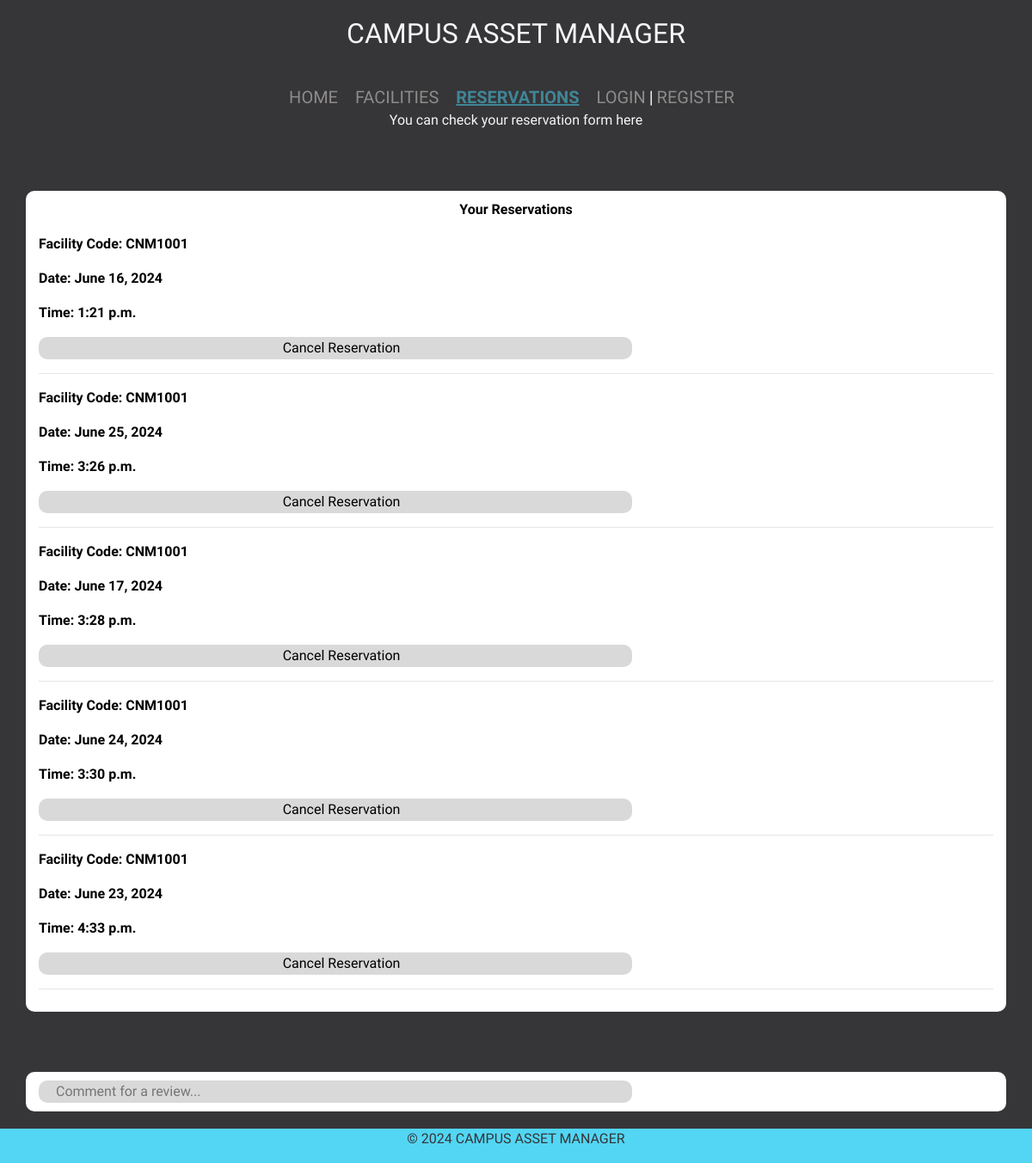
/reservations/, run on an earlier commit of the app's database.
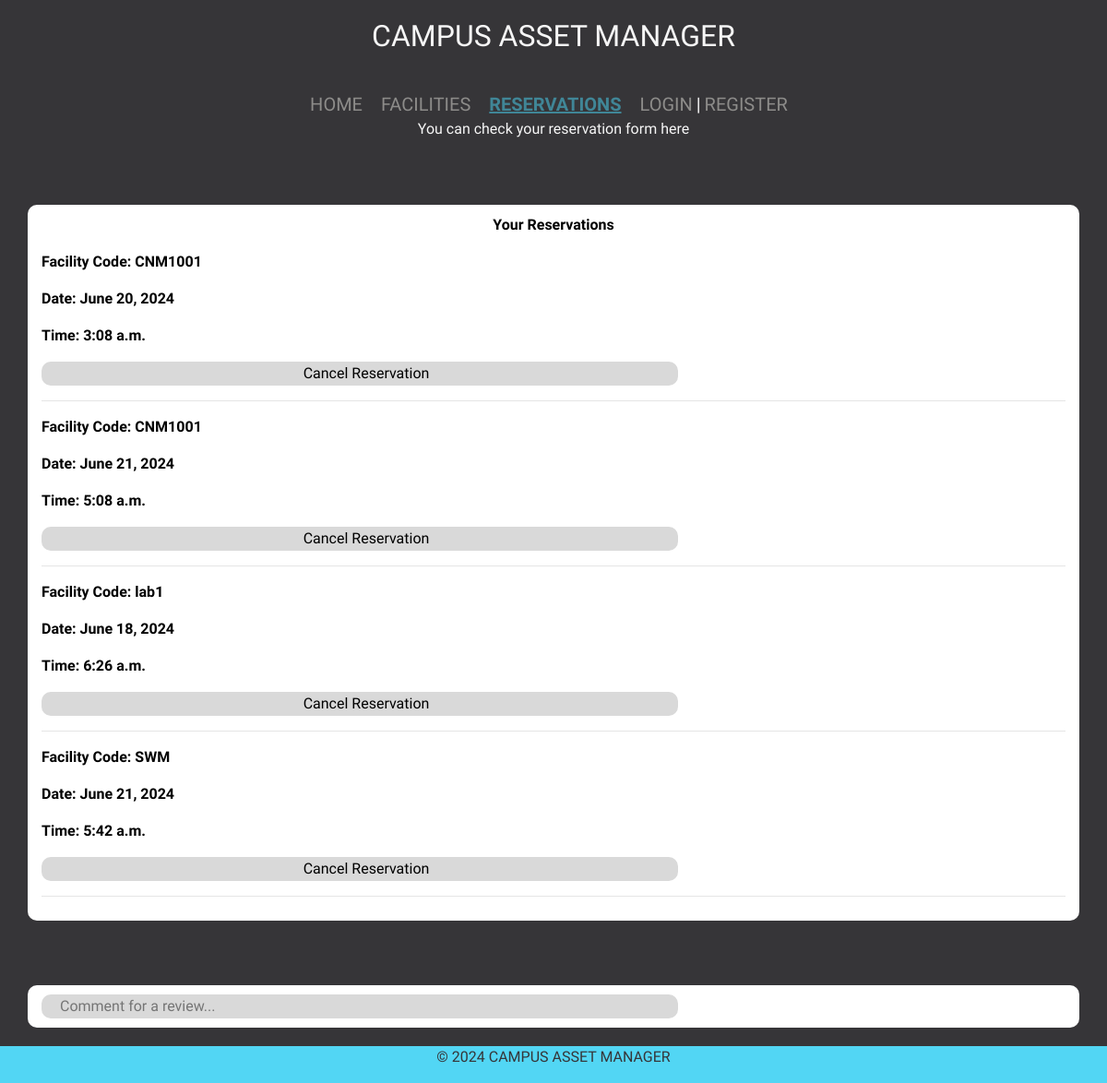
And on a later commit of the database.
### main/models.py (models this page shows, shortened)
class Reservation(models.Model):
    class_code = models.CharField(max_length=10, default='')
    date = models.DateField()
    time = models.TimeField()
    guests = models.IntegerField()
    special_requests = models.TextField(blank=True)
    is_cancelled = models.BooleanField(default=False)

### main/views.py (the view)
# urls.py: path('reservations/', views.reservations, name='reservations'),
def reservations(request):
    if request.method == 'POST':
        form = ReservationForm(request.POST)
        if form.is_valid():
            form.save()
            return redirect('reservations')
    else:
        form = ReservationForm()
    reservations = Reservation.objects.all()
    return render(request, 'main/reservations.html', {'form': form, 'reservations': reservations})

### main/forms.py
class ReservationForm(forms.ModelForm):
    class Meta:
        model = Reservation
        fields = ['class_code', 'date', 'time', 'guests', 'special_requests']

### main/templates/main/reservations.html (shortened to what this page needs)
{% extends 'main/base.html' %}
{% load static %}
{% block content %}
<head>
    <link rel="stylesheet" href="{% static 'css/reservations.css' %}">
</head>
<body>
    <p class="fun">You can check your reservation form here</p>
    <div class="container">
        <div>
            <p style="text-align: center;">Your Reservations</p>
            {% for reservation in reservations %}
            <p><strong>Facility Code:</strong> {{ reservation.class_code }}</p>
            <p><strong>Date:</strong> {{ reservation.date }}</p>
            <p><strong>Time:</strong> {{ reservation.time }}</p>
            {% if not reservation.is_cancelled %}
            <form action="{% url 'cancel_reservation' reservation.pk %}" method="post">
                <input type="submit" value="Cancel Reservation">
            </form>
            {% else %}
            <p><strong>Status:</strong> Cancelled</p>
            {% endif %}
            <hr>
            {% endfor %}
        </div>
    </div>
    <div class="container">
        <input type="text" placeholder="Comment for a review...">
    </div>
{% endblock %}

### main/templates/main/base.html (shortened to what this page needs)
{% load static %}
<!DOCTYPE html>
<html lang="en">
<head>
    <link rel="stylesheet" href="https://stackpath.bootstrapcdn.com/bootstrap/4.5.2/css/bootstrap.min.css">
    <link rel="stylesheet" type="text/css" href="{% static 'css/styles.css' %}">
</head>
<body>
    <header>
        <h1>CAMPUS ASSET MANAGER</h1>
    </header>
    <nav>
        <ul>
            <li><a href="{% url 'home' %}" class="{% if request.path == '/home/' %}active{% endif %}">Home</a></li>
            <li><a href="{% url 'facilities' %}" class="{% if request.path == '/facilities/' %}active{% endif %}">Facilities</a></li>
            <li><a href="{% url 'reservations' %}" class="{% if request.path == '/reservations/' %}active{% endif %}">Reservations</a></li>
            <li>
                {% if user.is_authenticated %}
                    <a href="{% url 'profile' %}" class="{% if request.path == '/profile/' %}active{% endif %}">{{ user.name }}</a> <a>|</a>
                    <form action="{% url 'logout' %}" method="post" style="display:inline;">
                        {% csrf_token %}
                        <button type="submit">Logout</button>
                    </form>
                {% else %}
                    <a href="{% url 'login' %}" class="{% if request.path == '/login/' %}active{% endif %}">Login</a> <a>|</a>
                    <a href="{% url 'register' %}" class="{% if request.path == '/register_student/' %}active{% endif %}">Register</a>
                {% endif %}
            </li>
        </ul>
    </nav>
    {% block content %}
        {% endblock %}
    <footer>
        <p>&copy; 2024 CAMPUS ASSET MANAGER</p>
    </footer>
</body>
</html>

### main/static/css/styles.css (style rules this page uses)
body { font-family: "Barlow Semi Condensed", sans-serif; font-style: normal; margin: 0; padding: 0; background-color: #363538; color: #F6F6F6; position: relative; min-height: 100vh; padding-bottom: 60px; }
header { color: #F6F6F6; padding: 20px; text-align: center; margin-bottom: 20px; }
header h1 { margin: 0; padding: 0; font-size: 32px; font-weight: 100; }
nav ul { list-style-type: none; margin: 0; display: flex; justify-content: center; align-items: center; padding-left: 10px; }
nav ul li { margin-right: 20px; }
nav ul li a { color: #8D8C8A; text-decoration: none; text-transform: uppercase; font-size: 20px; }
nav ul li a.active { color: #408697; font-weight: bold; text-decoration: underline; }
footer { background-color: #52D6F4; color: #363538; text-align: center; position: absolute; bottom: 0; width: 100%; }

### main/static/css/reservations.css (style rules this page uses)
.container { padding-top: 10px; margin-top: 70px; border-radius:10px ; background-color: white; color: black; padding-bottom: 10px; font-weight: 600; }
.fun { text-align: center; }
input { width:690px; border: 0px solid #D9D9D9; border-radius: 10px; background-color: #D9D9D9; padding-left: 20px; }

What changed in the data, as far as the page shows it:
removed Reservation: class_code "CNM1001", date "June 16, 2024", time "1:21 p.m."
removed Reservation: class_code "CNM1001", date "June 25, 2024", time "3:26 p.m."
removed Reservation: class_code "CNM1001", date "June 17, 2024", time "3:28 p.m."
removed Reservation: class_code "CNM1001", date "June 24, 2024", time "3:30 p.m."
removed Reservation: class_code "CNM1001", date "June 23, 2024", time "4:33 p.m."
added Reservation: class_code "CNM1001", date "June 20, 2024", time "3:08 a.m."
added Reservation: class_code "CNM1001", date "June 21, 2024", time "5:08 a.m."
added Reservation: class_code "lab1", date "June 18, 2024", time "6:26 a.m."
added Reservation: class_code "SWM", date "June 21, 2024", time "5:42 a.m."
